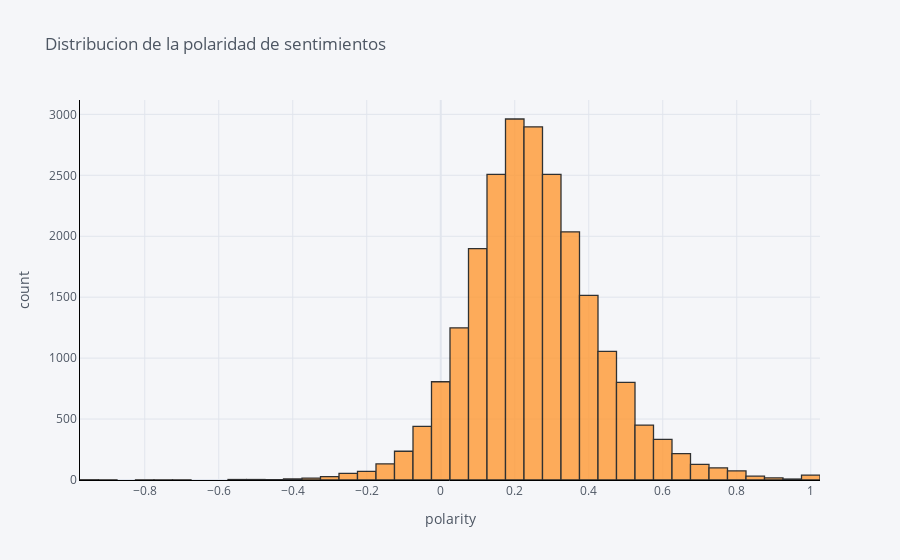

The notebook cell saved with this chart:
### Code cell
#La gran mayoría de los puntajes de polaridad de sentimiento son mayores que cero, siendo estos muy positivos
configure_plotly_browser_state()
df['c_polarity'].iplot(
    kind='hist',
    bins=50,
    xTitle='polarity',
    linecolor='black',
    yTitle='count',
    title='Distribucion de la polaridad de sentimientos')

### Figure 1 — Plotly figure (JSON) as saved in the notebook; plotly's stock layout.template omitted (floating-point values rounded to 4 significant figures; data arrays with more than 128 entries replaced by an {"elided": "..."} marker saying what was removed)
{"data": [{"opacity": 0.8, "name": "c_polarity", "histnorm": "", "nbinsx": 50, "histfunc": "count", "marker": {"color": "rgba(255, 153, 51, 1.0)", "line": {"color": "#000000", "width": 1.3}}, "x": {"elided": "22641 float values"}, "type": "histogram", "orientation": "v"}], "layout": {"xaxis": {"tickfont": {"color": "#4D5663"}, "title": {"text": "polarity", "font": {"color": "#4D5663"}}, "showgrid": true, "zerolinecolor": "#E1E5ED", "gridcolor": "#E1E5ED", "linecolor": "black"}, "title": {"text": "Distribucion de la polaridad de sentimientos", "font": {"color": "#4D5663"}}, "paper_bgcolor": "#F5F6F9", "plot_bgcolor": "#F5F6F9", "yaxis": {"tickfont": {"color": "#4D5663"}, "title": {"text": "count", "font": {"color": "#4D5663"}}, "showgrid": true, "zerolinecolor": "#E1E5ED", "gridcolor": "#E1E5ED", "linecolor": "black"}, "barmode": "overlay", "legend": {"bgcolor": "#F5F6F9", "font": {"color": "#4D5663"}}}}
